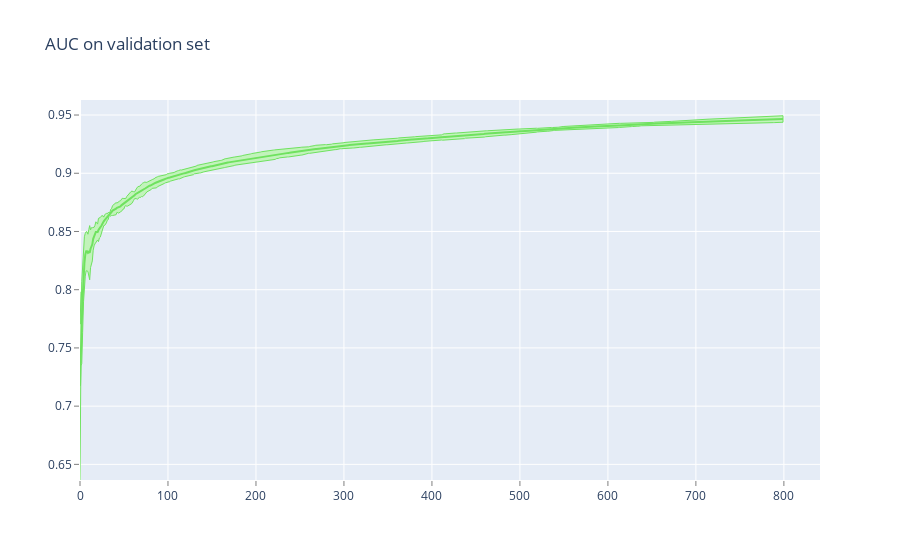

Notebook source saved alongside this figure:
### Code cell
data, layout = plot_ic(cv_score['iterations'], cv_score['test-AUC-mean'], 
                        cv_score['test-AUC-mean'] + 1.96*cv_score['test-AUC-std'],
                        cv_score['test-AUC-mean'] - 1.96*cv_score['test-AUC-std'],
                        'AUC on validation set'
                       )
go.Figure(data=data, layout=layout)

### Figure 1 — Plotly figure (JSON) as saved in the notebook; plotly's stock layout.template omitted (floating-point values rounded to 4 significant figures; data arrays with more than 128 entries replaced by an {"elided": "..."} marker saying what was removed)
{"data": [{"fill": "tozerox", "fillcolor": "rgb(194,243,187)", "line": {"color": "rgb(111,226,95)", "width": 1}, "showlegend": false, "type": "scatter", "x": {"elided": "1600 int values"}, "y": {"elided": "1600 float values"}}, {"line": {"color": "rgb(111,226,95)"}, "mode": "lines", "name": "", "showlegend": false, "type": "scatter", "x": {"elided": "800 int values"}, "y": {"elided": "800 float values"}}], "layout": {"title": {"text": "AUC on validation set"}, "xaxis": {"gridcolor": "rgb(255,255,255)", "showgrid": true, "showline": false, "showticklabels": true, "tickcolor": "rgb(127,127,127)", "ticks": "outside"}, "yaxis": {"gridcolor": "rgb(255,255,255)", "showgrid": true, "showline": false, "showticklabels": true, "tickcolor": "rgb(127,127,127)", "ticks": "outside"}}}
